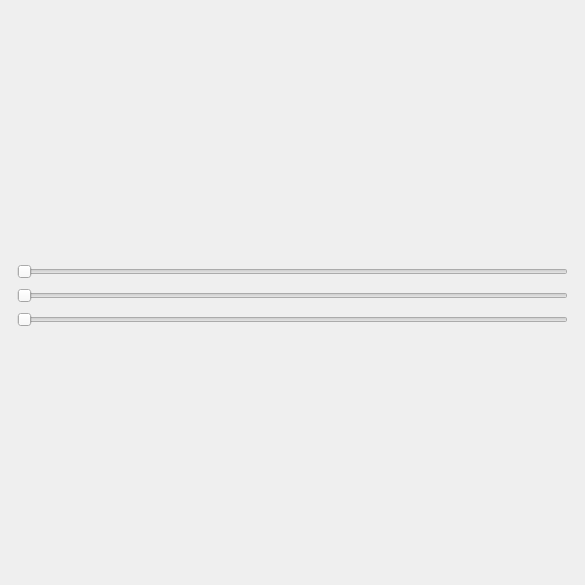
<?xml version="1.0" encoding="UTF-8"?>
<ui version="4.0">
 <class>MainWindow</class>
 <widget class="QMainWindow" name="MainWindow">
  <property name="geometry">
   <rect>
    <x>0</x>
    <y>0</y>
    <width>585</width>
    <height>585</height>
   </rect>
  </property>
  <property name="windowTitle">
   <string>MainWindow</string>
  </property>
  <widget class="QWidget" name="centralWidget">
   <layout class="QGridLayout" name="gridLayout_2" rowstretch="10,2" columnstretch="0,0">
    <item row="1" column="1">
     <layout class="QVBoxLayout" name="verticalLayout_2" stretch="1,1,1">
      <property name="spacing">
       <number>3</number>
      </property>
      <property name="margin">
       <number>3</number>
      </property>
      <item>
       <layout class="QVBoxLayout" name="verticalLayout_3">
        <property name="spacing">
         <number>3</number>
        </property>
        <property name="margin">
         <number>3</number>
        </property>
        <item>
         <widget class="QSlider" name="horizontalSlider">
          <property name="orientation">
           <enum>Qt::Horizontal</enum>
          </property>
         </widget>
        </item>
       </layout>
      </item>
      <item>
       <layout class="QVBoxLayout" name="verticalLayout_4">
        <property name="spacing">
         <number>3</number>
        </property>
        <property name="margin">
         <number>3</number>
        </property>
        <item>
         <widget class="QSlider" name="horizontalSlider_2">
          <property name="orientation">
           <enum>Qt::Horizontal</enum>
          </property>
         </widget>
        </item>
       </layout>
      </item>
      <item>
       <layout class="QVBoxLayout" name="verticalLayout_8">
        <property name="spacing">
         <number>3</number>
        </property>
        <property name="margin">
         <number>3</number>
        </property>
        <item>
         <widget class="QSlider" name="horizontalSlider_3">
          <property name="orientation">
           <enum>Qt::Horizontal</enum>
          </property>
         </widget>
        </item>
       </layout>
      </item>
     </layout>
    </item>
    <item row="0" column="1">
     <layout class="QVBoxLayout" name="verticalLayout">
      <property name="spacing">
       <number>3</number>
      </property>
      <property name="margin">
       <number>3</number>
      </property>
     </layout>
    </item>
   </layout>
  </widget>
 </widget>
 <layoutdefault spacing="6" margin="11"/>
 <resources/>
 <connections/>
</ui>
